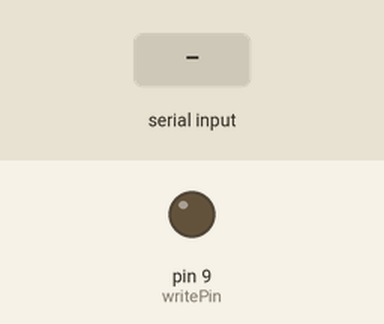
Bench run of a sketch on a simulated Arduino Uno, built with avr-gcc and run on an emulated ATmega328P. Parts: output pins drawn as LEDs (lit = HIGH). Dashed ring = blinking. The test bench sets the inputs (shaded band). What the sketch prints to the serial monitor is not drawn.

Above: at 1.2 s.
1.3 s: "90,45\n" received over Serial
At 1.9 s:
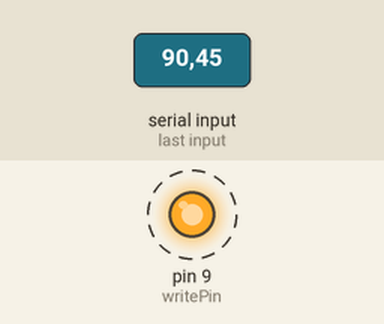
Timing chart, 0 to 10.3 s (numbered marks = the images above; inputs shaded):
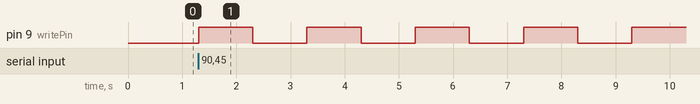

The sketch:

read_from_serial_monitor.ino
```cpp
int writePin = 9;

int blinkNumbers;

String msg = "How many blinks do you want: ";

void setup() {

  pinMode(writePin,OUTPUT);

  Serial.begin(9600);
}

void loop() {

  Serial.println(msg);

  while(Serial.available() == 0){

  }

  blinkNumbers = Serial.parseInt();

  for(int i = 0 ; i < blinkNumbers ; i = i + 1){

    digitalWrite(writePin,HIGH);

    delay(1000);

    digitalWrite(writePin,LOW);

    delay(1000);
  }
}
```

Measured:
- after the input at 1.3 s, pin 9 (writePin): alternates HIGH for 1.0 s and LOW for 1.0 s, starting at once
